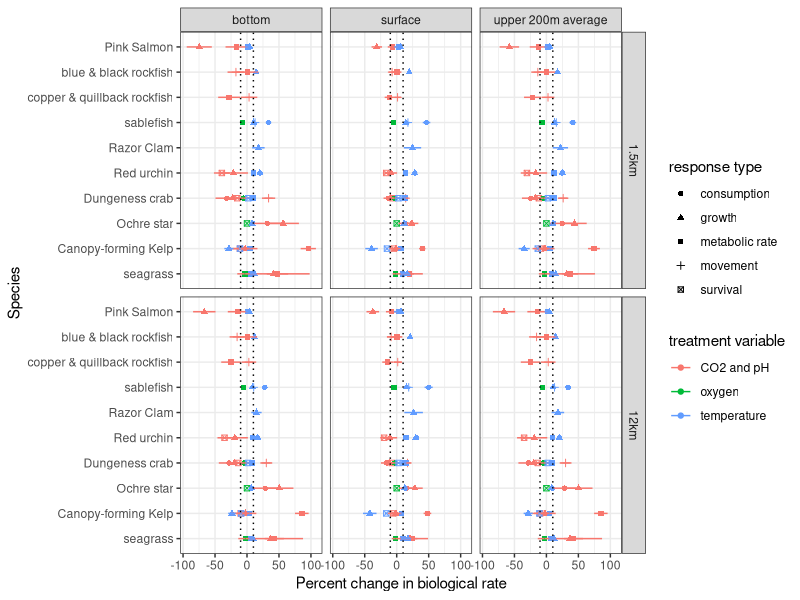
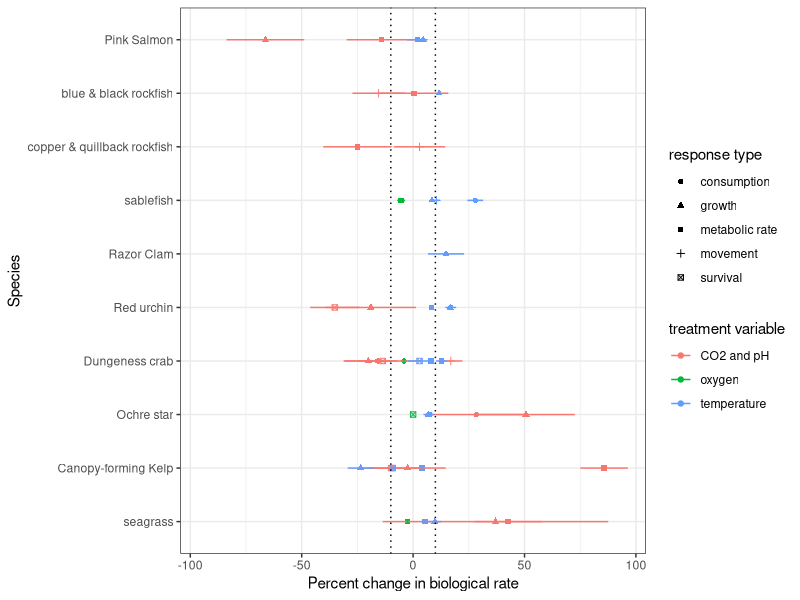
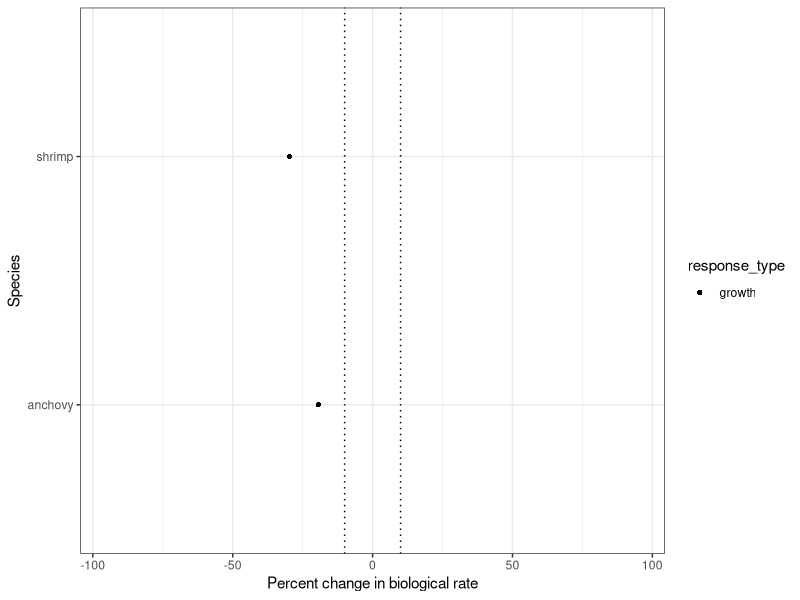
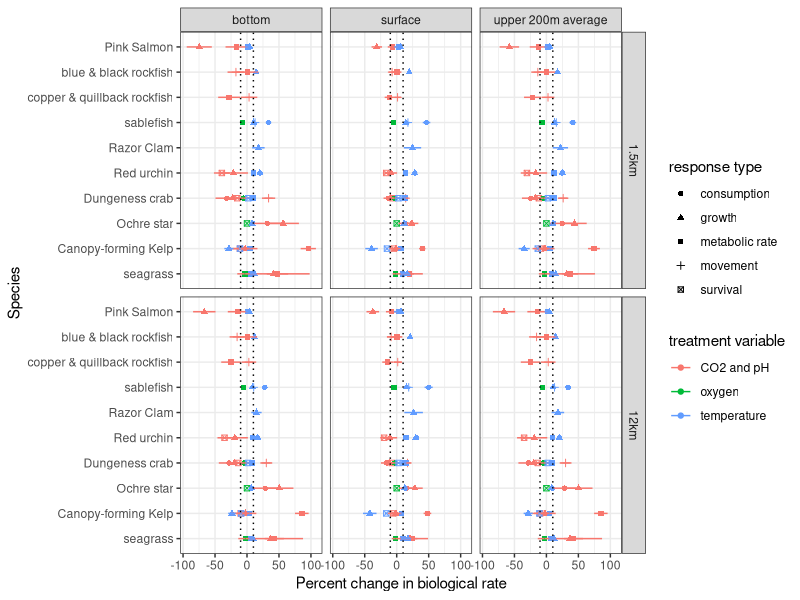
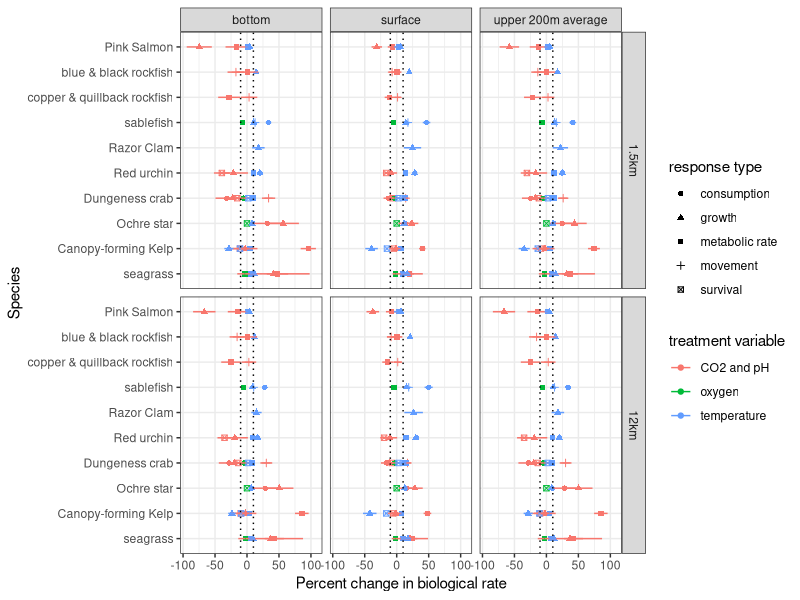
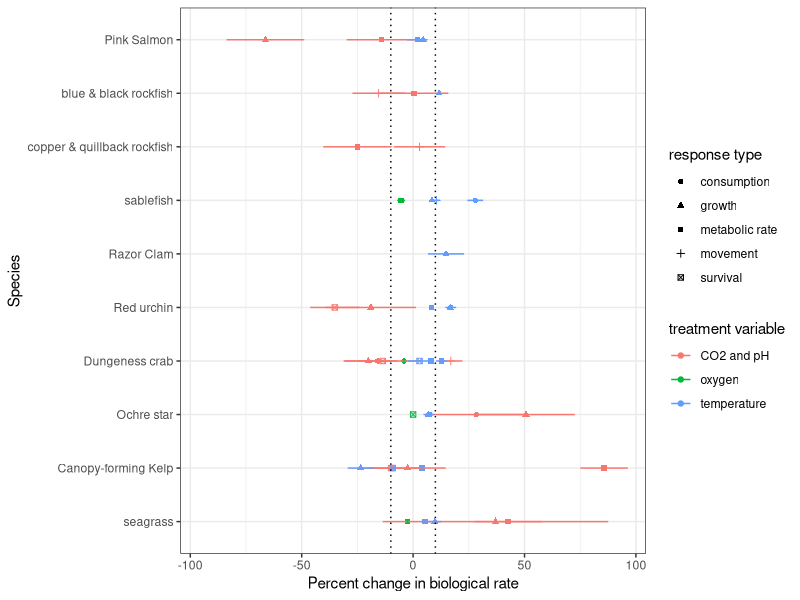
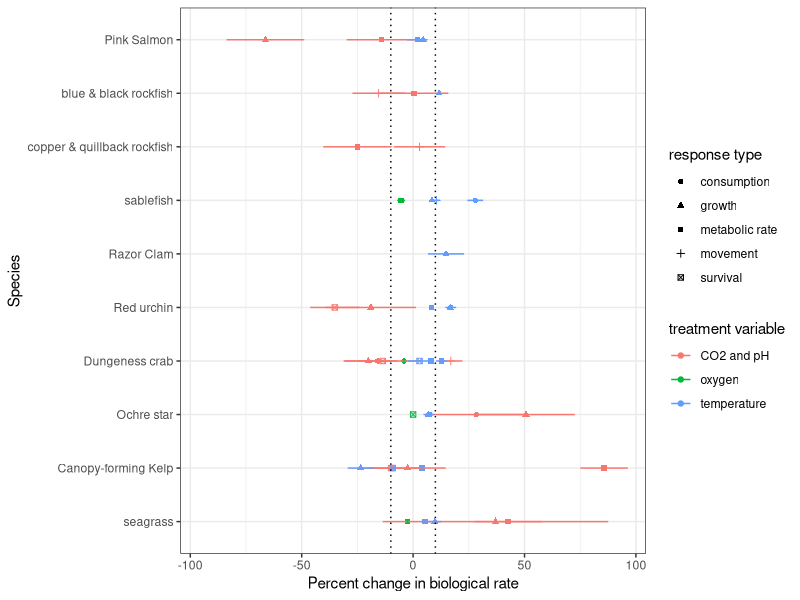
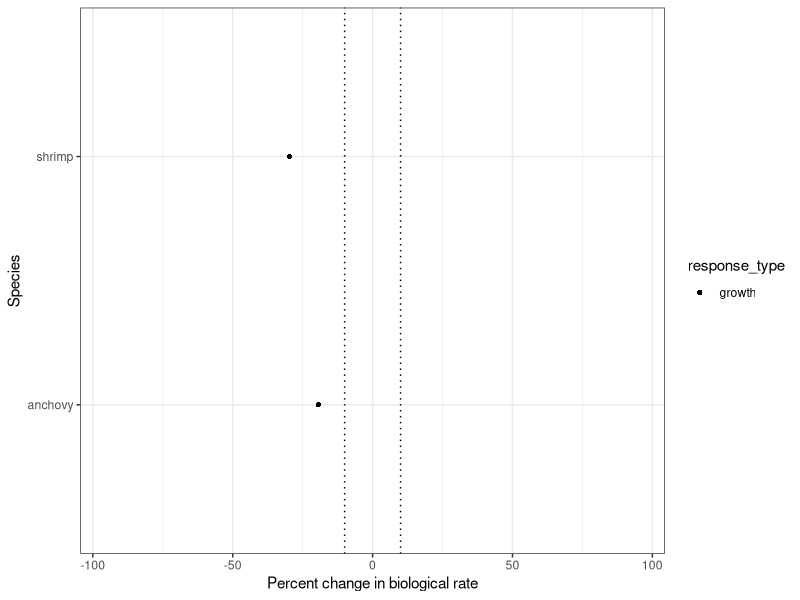

Source code (R) for these figures, in order: (Note: this script raises an error after producing the figures.)
#goal: combine data for overall sensitivity, projecting uncertainty
#idea: take a weighted average of slopes, using metanalalysis approach.
#weight the individual effect sizes by the inverse of the effect size variance to account for
#the precision of each study

#librarieslibrary(nlme) 
library(tidyverse)
library(broom)

sensitivity_by_study<-read_csv("processed_data/sensitivity_by_study_cal.csv")

sensitivity_by_study$treatment_var
names(sensitivity_by_study)
###############
#reorder species
###############
sensitivity_by_study<-sensitivity_by_study%>%
  mutate(zone=case_when(Life_stage %in% c("larvae", "megalopa", "Larvae", "Brachiolaria larva") ~ "pelagic",
                        English_Name =="Pink Salmon" ~ "mesopelagic",
                        TRUE ~ "benthic"))

#arrange order of species
order_desired<-c("Pink Salmon", "blue & black rockfish", 
                 "copper & quillback rockfish", "sablefish", "Razor Clam", "Red urchin", "Dungeness crab", 
                 "Ochre star", "Canopy-forming Kelp", "seagrass")

sensitivity_by_study<-sensitivity_by_study %>%
  mutate(category =  factor(English_Name, levels = order_desired)) %>%
  arrange(category)  

sensitivity_by_study$English_Name <- factor(sensitivity_by_study$English_Name, 
                                            levels = rev(order_desired))

####################

#calculate the meta-analyzed slope for each treatment type, species, zone, and major response category.
#calculate a slope for each species and response type, 
#weighted by the inverse of the variances, 
#with an overall variance as the inverse of the summed weights (1/sum(1/se2)) (Lipsey and Wilson).
#SD of mean (SE) = square root of variance, sqrt(variance) = SE, variance = SE^2.
#the standard error of the average effect size Xbar becomes SE(Xbar)=sqrt((∑Wi)^(−1)) = sqrt((sum(1/(se_estimate^2)))^(−1))



#calculate weighted mean by species x treatment x response type x zone occupied
sensitivity_by_group<-sensitivity_by_study %>%
  mutate(weight_slope=1/((std.error+0.001)^2)) %>%
  group_by(English_Name, treatment_var, response_type, zone) %>%
  mutate(variance=se_estimate^2, weight=1/(variance+0.00000001)) %>%
  dplyr::summarize(weighted_sensitivity=weighted.mean(mean_estimate, w=weight), 
                   weight_test=sum(weight*mean_estimate)/sum(weight),
                   n=n(), SE_wmean=sqrt(1/(sum(weight)))) %>%
  mutate(lo_95=weighted_sensitivity-1.96*SE_wmean, hi_95=weighted_sensitivity+1.96*SE_wmean)

write_csv(sensitivity_by_group, "processed_data/sensitivity_by_group.csv")

#get mean projected change for each zone and model
environmental_mean_deltas<-read_csv("processed_data/table_delta_masked.csv") %>%
  mutate(modelzone=water_range) %>%
  mutate(variable=ifelse(variable=="temp", "temperature", variable)) 



#right_join so that each model and zone delta is joined by a sensitivity on the left
all_models_response_estimates<-right_join(sensitivity_by_group, environmental_mean_deltas, by = c("treatment_var" = "variable"))


all_models_response_estimates<-all_models_response_estimates %>%
  mutate(percentchange=weighted_sensitivity*mean_delta*100) %>% #calculate meta-analyzed sensitivity
  mutate(percentchange_lo_95=lo_95*mean_delta*100) %>% #calculate low 95CI
  mutate(percentchange_hi_95=hi_95*mean_delta*100)  #calculate high 95CI



# combine oxygen and CO2 responses for plotting standardized responses (slopes)
all_models_response_estimates<-all_models_response_estimates%>%
  mutate(treatment_var2=ifelse(
    treatment_var %in% c("pH", "CO2"), "CO2 and pH", treatment_var))

#plot all responses across different models and water zones
all_models_response_estimates %>%
  mutate(model=ifelse(model=="2km","1.5km", model)) %>%
  mutate(modelzone=ifelse(modelzone=="200m", "upper 200m average", modelzone)) %>%
  ggplot(aes(x=percentchange, y=English_Name, shape=response_type, col=treatment_var2)) +
  #coord_cartesian(xlim=c(-100,150))  +
  facet_grid(model~ modelzone) +
  geom_point() + theme_bw() +
  labs(y = "Species", x="Percent change in biological rate") +
  geom_errorbarh(aes(xmin=(percentchange_lo_95), 
                     xmax=(percentchange_hi_95)), height=0) +
  geom_vline(xintercept = c(-10, 10), linetype="dotted") +
  labs(col = "treatment variable", shape="response type")
ggsave("figures/meta_sensitivities_allmodels.png", width = 10, height = 8)
ggsave("figures/meta_sensitivities_allmodels.pdf", width = 10, height = 8)


# make summary figure that uses the most relavant water zone per response type for 12km CCS
domain_relavant_layer_12km<-all_models_response_estimates %>%
  filter(model=="12km") %>%
  filter(zone=="benthic" & modelzone=="bottom" |
         zone=="pelagic" & modelzone=="surface" |
         zone=="mesopelagic" & modelzone=="200m")

#plot responses for big domain and relevant layer
#plot all responses across different models and water zones
domain_relavant_layer_12km %>%
  ggplot(aes(x=percentchange, y=English_Name, shape=response_type, col=treatment_var2)) +
  coord_cartesian(xlim=c(-95,95)) +
  geom_point() + theme_bw() +
  labs(y = "Species", x="Percent change in biological rate", 
       col = "treatment variable", shape="response type") +
  geom_errorbarh(aes(xmin=(percentchange_lo_95), 
                     xmax=(percentchange_hi_95)), height=0) +
  geom_vline(xintercept = c(-10, 10), linetype="dotted") 
ggsave("figures/meta_sensitivities_relevant_12km.png", width = 7, height = 4)
ggsave("figures/meta_sensitivities_relevant_12km.pdf", width = 7, height = 4)

#Anchovy MI: -19.4%
#Shrimp MI: -29.7%
#make a dataframe to plot Evan's species' responses.
MI_index_response<-data.frame(English_Name=c("anchovy","shrimp"), 
                              percentchange=c(-19.4, -29.7),
                              response_type="growth")
MI_index_response%>%
  ggplot(aes(x=percentchange, y=English_Name, shape=response_type)) +
  coord_cartesian(xlim=c(-95,95)) +
  geom_point() + theme_bw() +
  labs(y = "Species", x="Percent change in biological rate") +
  geom_vline(xintercept = c(-10, 10), linetype="dotted") 
ggsave("figures/MI_sensitivities.png", width = 6, height = 1)
ggsave("figures/MI_sensitivities.pdf", width = 6, height = 1)

write_csv(bigdomain_relavant_layer, "processed_data/bigdomain_relavant_layer")
write_csv(all_models_response_estimates, "processed_data/all_models_response_estimates")

#for supplement, repeat for 1.5km model
# make summary figure that uses the most relavant water zone per response type for 12km CCS
relavant_layer_2km<-all_models_response_estimates %>%
  filter(model=="2km") %>%
  filter(zone=="benthic" & modelzone=="bottom" |
           zone=="pelagic" & modelzone=="surface" |
           zone=="mesopelagic" & modelzone=="200m")

#plot responses for big domain and relevant layer
#plot all responses across different models and water zones
relavant_layer_2km %>%
  ggplot(aes(x=percentchange, y=English_Name, shape=response_type, col=treatment_var2)) +
  coord_cartesian(xlim=c(-95,95)) +
  geom_point() + theme_bw() +
  labs(y = "Species", x="Percent change in biological rate", 
       col = "treatment variable", shape="response type") +
  geom_errorbarh(aes(xmin=(percentchange_lo_95), 
                     xmax=(percentchange_hi_95)), height=0) +
  geom_vline(xintercept = c(-10, 10), linetype="dotted") 
ggsave("figures/meta_sensitivities_relevant_2km.png", width = 7, height = 4)
ggsave("figures/meta_sensitivities_relevant_2km.pdf", width = 7, height = 4)
